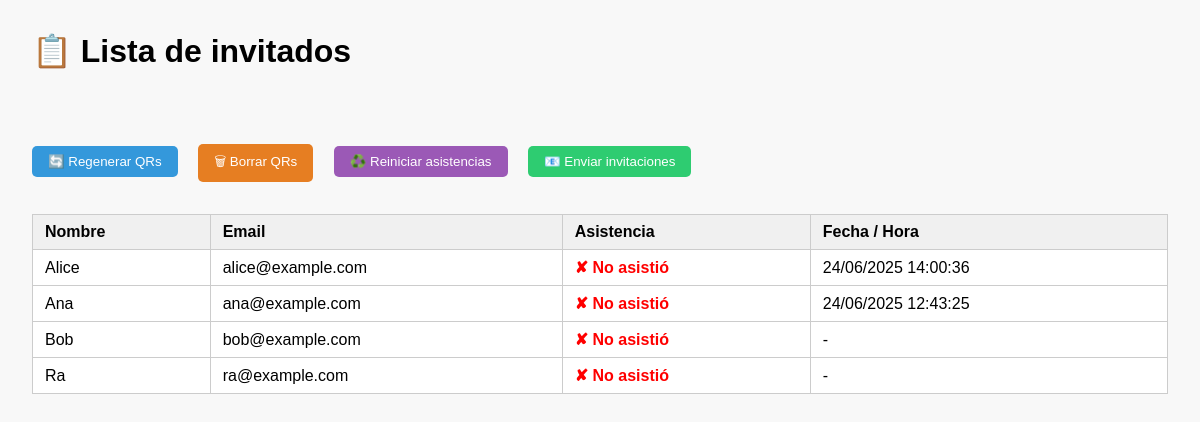
Before: / with the older database file.
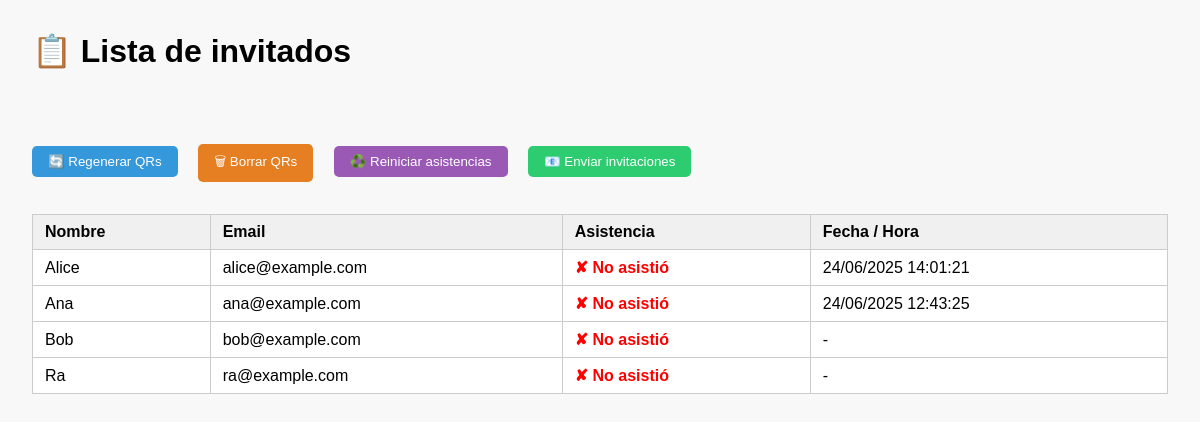
After: the same page with the newer database file.
### main.py (models this page shows)
class Invitado(Base):
    __tablename__ = "invitados"
    id = Column(String, primary_key=True, index=True)
    nombre = Column(String, nullable=False)
    email = Column(String, nullable=True, unique=True)
    ha_asistido = Column(Boolean, default=False)
    fecha_hora = Column(DateTime, nullable=True)  # agregar esta línea

### main.py (the view)
@app.get("/", response_class=HTMLResponse)
def home(request: Request, msg: str = None):
    db = SessionLocal()
    invitados = db.query(Invitado).order_by(Invitado.nombre).all()
    db.close()
    return templates.TemplateResponse("inicio.html", {"request": request, "invitados": invitados, "msg": msg})

### templates/inicio.html (shortened to what this page needs)
<!DOCTYPE html>
<html lang="es">
<head>
</head>
<body>
    <h1>📋 Lista de invitados</h1>
    <div class="acciones">
        <form method="post" action="/regenerar" style="display:inline;">
            <button type="submit" class="regenerar">🔄 Regenerar QRs</button>
        </form>
        <form method="post" action="/limpiar" style="display:inline;">
            <button type="submit" class="limpiar">🗑 Borrar QRs</button>
        </form>
        <form method="post" action="/reset-asistencias" style="display:inline;">
            <button type="submit" class="reiniciar">♻️ Reiniciar asistencias</button>
        </form>
        <form method="post" action="/enviar-emails" style="display:inline;">
            <button type="submit" class="emails">📧 Enviar invitaciones</button>
        </form>
    </div>
    <table>
        <thead>
            <tr>
                <th>Nombre</th>
                <th>Email</th>
                <th>Asistencia</th>
                <th>Fecha / Hora</th>
            </tr>
        </thead>
        <tbody>
            {% for invitado in invitados %}
            <tr>
                <td>{{ invitado.nombre }}</td>
                <td>{{ invitado.email or '-' }}</td>
                <td>
                    {% if invitado.ha_asistido %}
                        <span class="asistio">✔ Asistió</span>
                    {% else %}
                        <span class="no-asistio">✘ No asistió</span>
                    {% endif %}
                </td>
                <td>
                    {% if invitado.fecha_hora %}
                        {{ invitado.fecha_hora.strftime("%d/%m/%Y %H:%M:%S") }}
                    {% else %}
                        -
                    {% endif %}
                </td>
            </tr>
            {% endfor %}
        </tbody>
    </table>
</body>
</html>

### templates/inicio.html (style rules this page uses)
body { font-family: sans-serif; margin: 2rem; background-color: #f8f8f8; }
h1 { margin-bottom: 1rem; }
.acciones { margin-bottom: 2rem; }
button { padding: 0.5rem 1rem; margin-right: 1rem; border: none; border-radius: 5px; cursor: pointer; }
.regenerar { background-color: #3498db; color: white; }
.limpiar { background-color: #e67e22; color: white; }
.reiniciar { background-color: #9b59b6; color: white; }
.emails { background-color: #2ecc71; color: white; }
table { border-collapse: collapse; width: 100%; background: white; }
th, td { border: 1px solid #ccc; padding: 8px 12px; text-align: left; }
th { background-color: #f0f0f0; }
.no-asistio { color: red; font-weight: bold; }

Changed rows visible on the page:
changed Invitado "Alice": fecha_hora "24/06/2025 14:00:36" → "24/06/2025 14:01:21"
